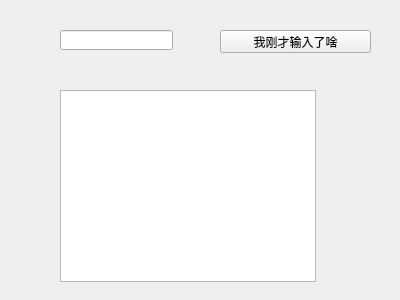
<?xml version="1.0" encoding="UTF-8"?>
<ui version="4.0">
 <class>Form</class>
 <widget class="QWidget" name="Form">
  <property name="geometry">
   <rect>
    <x>0</x>
    <y>0</y>
    <width>400</width>
    <height>300</height>
   </rect>
  </property>
  <property name="windowTitle">
   <string>一个小小的示例程序</string>
  </property>
  <widget class="QTextBrowser" name="textBrowser">
   <property name="geometry">
    <rect>
     <x>60</x>
     <y>90</y>
     <width>256</width>
     <height>192</height>
    </rect>
   </property>
  </widget>
  <widget class="QLineEdit" name="input">
   <property name="geometry">
    <rect>
     <x>60</x>
     <y>30</y>
     <width>113</width>
     <height>20</height>
    </rect>
   </property>
  </widget>
  <widget class="QPushButton" name="pushButton">
   <property name="geometry">
    <rect>
     <x>220</x>
     <y>30</y>
     <width>151</width>
     <height>23</height>
    </rect>
   </property>
   <property name="text">
    <string>我刚才输入了啥</string>
   </property>
  </widget>
 </widget>
 <resources/>
 <connections/>
</ui>
